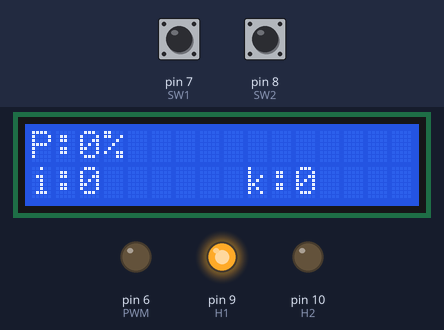
Bench run of a sketch on a simulated Arduino Uno, built with avr-gcc and run on an emulated ATmega328P. Parts: 16×2 character LCD, output pins drawn as LEDs (lit = HIGH). Inputs (shaded band) come from the test bench; at power-on: pin 7 (SW1) LOW, pin 8 (SW2) LOW.

Above: at 1.2 s.
1.3 s: pin 7 (SW1) pulled HIGH for 0.35 s
At 2.9 s:
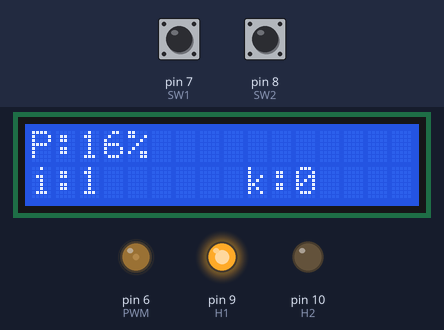
3.6 s: pin 8 (SW2) pulled HIGH for 1 s
At 5.8 s:
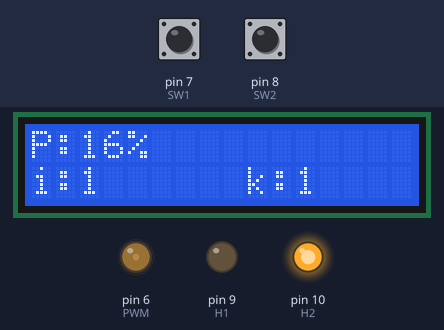
6.1 s: pin 7 (SW1) pulled HIGH for 1 s
At 8.4 s:
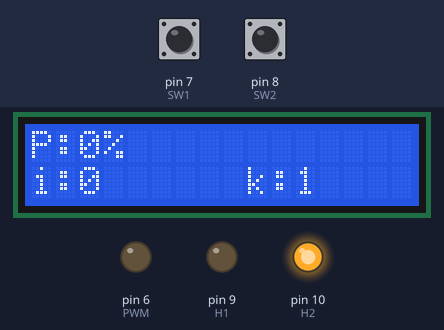
8.6 s: pin 8 (SW2) pulled HIGH for 0.35 s
At 9.5 s:
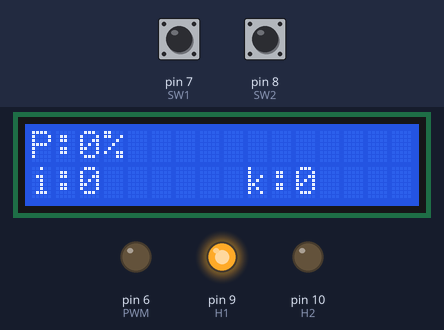
10.6 s: pin 7 (SW1) pulled HIGH for 3.2 s
At 11.17 s:
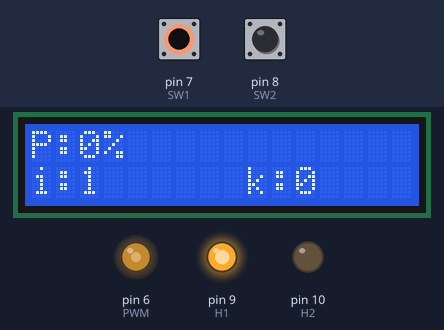
15.3 s: pin 8 (SW2) pulled HIGH for 3.2 s
At 15.74 s:
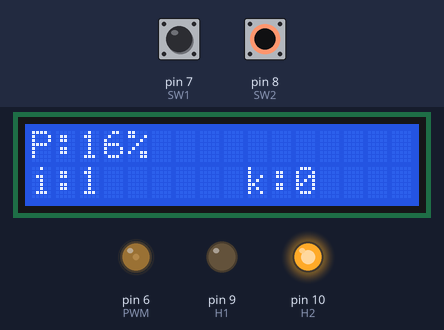
Timing chart, 0 to 20.1 s (numbered marks = the images above; inputs shaded):
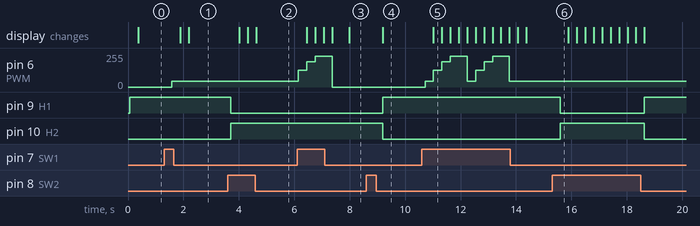

Measured:
- after the input at 1.3 s, pin 6 (PWM): 0/255 → 42/255 after 0.28 s; the display: first changes after 0.59 s (image 1 shows a later state)
- after the input at 3.6 s, pin 9 (H1): HIGH → LOW after 0.12 s; pin 10 (H2): LOW → HIGH after 0.12 s; the display: changes after 0.42 s (image 2)
- after the input at 6.1 s, pin 6 (PWM): 42/255 → 127/255 after 0.05 s, → 191/255 0.30 s later, → 229/255 0.30 s later, → 0/255 0.61 s later; the display: first changes after 0.36 s (image 3 shows a later state)
- after the input at 8.6 s, pin 9 (H1): LOW → HIGH after 0.60 s; pin 10 (H2): HIGH → LOW after 0.60 s; the display: changes after 0.60 s (image 4)
- after the input at 10.6 s, pin 6 (PWM): 0/255 → 42/255 after 0.12 s, → 127/255 0.30 s later, → 191/255 0.30 s later, → 229/255 0.30 s later, … (9 changes in this stretch); the display: changes after 0.42 s (image 5)
- after the input at 15.3 s, pin 9 (H1): HIGH → LOW after 0.29 s, → HIGH 3.0 s later; pin 10 (H2): LOW → HIGH after 0.29 s, → LOW 3.0 s later

The sketch:

practica2.ino
```cpp
// Incluímos la libreria externa para poder utilizarla
#include <LiquidCrystal.h>
// Lo primero is inicializar la librería indicando los pins de la interfaz
LiquidCrystal lcd(12, 11, 5, 4, 3, 2);
// Configuramos los pines
const int PWM = 6;
const int SW1 = 7;
const int SW2 = 8;
const int H1 = 9;
const int H2 = 10;


// Definimos las constantes
#define COLS 16 // Columnas del LCD
#define ROWS 2 // Filas del LCD

int P;
int j;
int Sentido;
float ciclosT;
int i;
int k;

void setup()
{
  Serial.begin(9600);
  pinMode(PWM, OUTPUT);
  pinMode(SW1, INPUT);
  pinMode(SW2, INPUT);
  pinMode(H1, OUTPUT);
  pinMode(H2, OUTPUT);
  // Configuramos las filas y las columnas del LCD en este caso 16 columnas y 2 filas
  lcd.begin(COLS, ROWS);


}
void loop()
{
  j = digitalRead(SW1);
  Sentido = digitalRead(SW2);
  P = 100*(ciclosT/255);


  //Sección encargada de la variación del PWM
  if(j == HIGH){
    i++;
  }
  if(i==0){
    ciclosT=0;
  }
  if(i==1){
    ciclosT=42.5; //25.5
  }
  if(i==2){
    ciclosT=127.5;
  }
  if(i==3){
    ciclosT=191.25;
  }
  if(i==4){
    ciclosT=229.5;
  }
  if(i==5){
    i=0;
  }
  // Sección encargada de los pulsos para puente H
  if(Sentido == HIGH){
    k++;
  }
  if(k==0){
    digitalWrite(H1, HIGH);
    digitalWrite(H2, LOW);
    delayMicroseconds(5);
  }
  if (k == 1){
    digitalWrite(H1, LOW);
    digitalWrite(H2, HIGH);
    delayMicroseconds(5);
  }
  if (k == 2){
    k=0;
  }

  analogWrite(PWM, ciclosT);
  delay(300);


  lcd.clear();
  lcd.setCursor(0,0);
  lcd.print("P:"+String(P)+"%");
  lcd.setCursor(0,1);
  lcd.print("i:"+String(i));
  lcd.setCursor(9,1);
  lcd.print("k:"+String(k));

}
```
